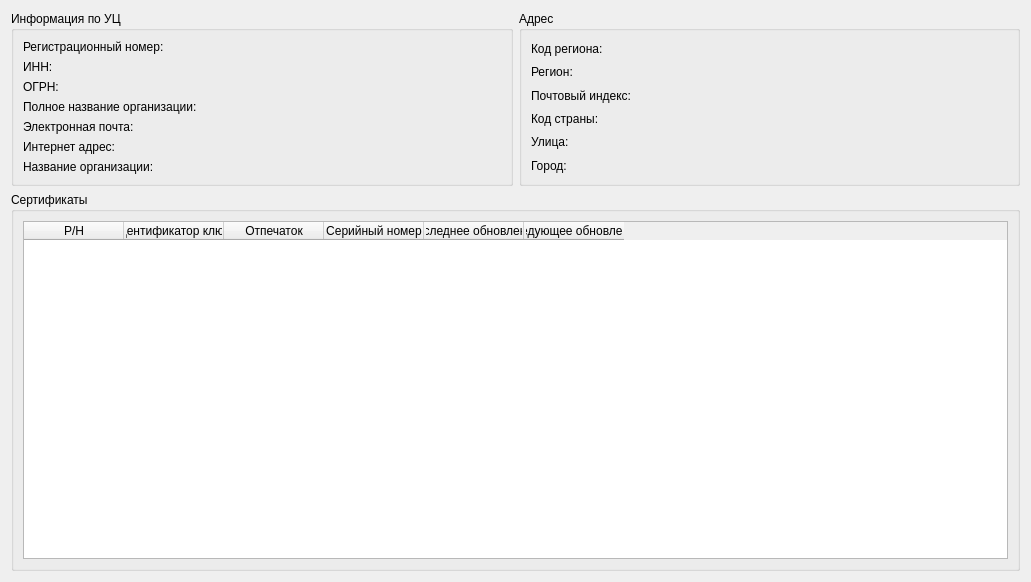
<?xml version="1.0" encoding="UTF-8"?>
<ui version="4.0">
 <class>Form</class>
 <widget class="QWidget" name="Form">
  <property name="geometry">
   <rect>
    <x>0</x>
    <y>0</y>
    <width>1031</width>
    <height>582</height>
   </rect>
  </property>
  <property name="windowTitle">
   <string>Form</string>
  </property>
  <layout class="QVBoxLayout" name="verticalLayout_2">
   <item>
    <layout class="QVBoxLayout" name="verticalLayout">
     <item>
      <layout class="QHBoxLayout" name="horizontalLayout">
       <item>
        <layout class="QVBoxLayout" name="verticalLayout_6">
         <item>
          <widget class="QGroupBox" name="groupBox_2">
           <property name="title">
            <string>Информация по УЦ</string>
           </property>
           <layout class="QVBoxLayout" name="verticalLayout_10">
            <item>
             <layout class="QVBoxLayout" name="verticalLayout_9">
              <item>
               <widget class="QLabel" name="label_7">
                <property name="text">
                 <string>Регистрационный номер:</string>
                </property>
               </widget>
              </item>
              <item>
               <widget class="QLabel" name="label_6">
                <property name="text">
                 <string>ИНН:</string>
                </property>
               </widget>
              </item>
              <item>
               <widget class="QLabel" name="label_5">
                <property name="text">
                 <string>ОГРН:</string>
                </property>
               </widget>
              </item>
              <item>
               <widget class="QLabel" name="label_4">
                <property name="text">
                 <string>Полное название организации:</string>
                </property>
               </widget>
              </item>
              <item>
               <widget class="QLabel" name="label_3">
                <property name="text">
                 <string>Электронная почта:</string>
                </property>
               </widget>
              </item>
              <item>
               <widget class="QLabel" name="label_2">
                <property name="text">
                 <string>Интернет адрес:</string>
                </property>
               </widget>
              </item>
              <item>
               <widget class="QLabel" name="label">
                <property name="text">
                 <string>Название организации:</string>
                </property>
               </widget>
              </item>
             </layout>
            </item>
           </layout>
          </widget>
         </item>
        </layout>
       </item>
       <item>
        <layout class="QVBoxLayout" name="verticalLayout_5">
         <item>
          <widget class="QGroupBox" name="groupBox">
           <property name="title">
            <string>Адрес</string>
           </property>
           <layout class="QVBoxLayout" name="verticalLayout_8">
            <item>
             <layout class="QVBoxLayout" name="verticalLayout_7">
              <item>
               <widget class="QLabel" name="label_13">
                <property name="text">
                 <string>Код региона:</string>
                </property>
               </widget>
              </item>
              <item>
               <widget class="QLabel" name="label_12">
                <property name="text">
                 <string>Регион:</string>
                </property>
               </widget>
              </item>
              <item>
               <widget class="QLabel" name="label_11">
                <property name="text">
                 <string>Почтовый индекс:</string>
                </property>
               </widget>
              </item>
              <item>
               <widget class="QLabel" name="label_10">
                <property name="text">
                 <string>Код страны:</string>
                </property>
               </widget>
              </item>
              <item>
               <widget class="QLabel" name="label_8">
                <property name="text">
                 <string>Улица:</string>
                </property>
               </widget>
              </item>
              <item>
               <widget class="QLabel" name="label_9">
                <property name="text">
                 <string>Город:</string>
                </property>
               </widget>
              </item>
             </layout>
            </item>
           </layout>
          </widget>
         </item>
        </layout>
       </item>
      </layout>
     </item>
     <item>
      <layout class="QVBoxLayout" name="verticalLayout_4">
       <item>
        <widget class="QGroupBox" name="groupBox_3">
         <property name="title">
          <string>Сертификаты</string>
         </property>
         <layout class="QVBoxLayout" name="verticalLayout_11">
          <item>
           <widget class="QTableWidget" name="tableWidget">
            <column>
             <property name="text">
              <string>Р/Н</string>
             </property>
            </column>
            <column>
             <property name="text">
              <string>Идентификатор ключа</string>
             </property>
            </column>
            <column>
             <property name="text">
              <string>Отпечаток</string>
             </property>
            </column>
            <column>
             <property name="text">
              <string>Серийный номер</string>
             </property>
            </column>
            <column>
             <property name="text">
              <string>Последнее обновление</string>
             </property>
            </column>
            <column>
             <property name="text">
              <string>Следующее обновление</string>
             </property>
            </column>
           </widget>
          </item>
         </layout>
        </widget>
       </item>
      </layout>
     </item>
    </layout>
   </item>
  </layout>
 </widget>
 <resources/>
 <connections/>
</ui>
